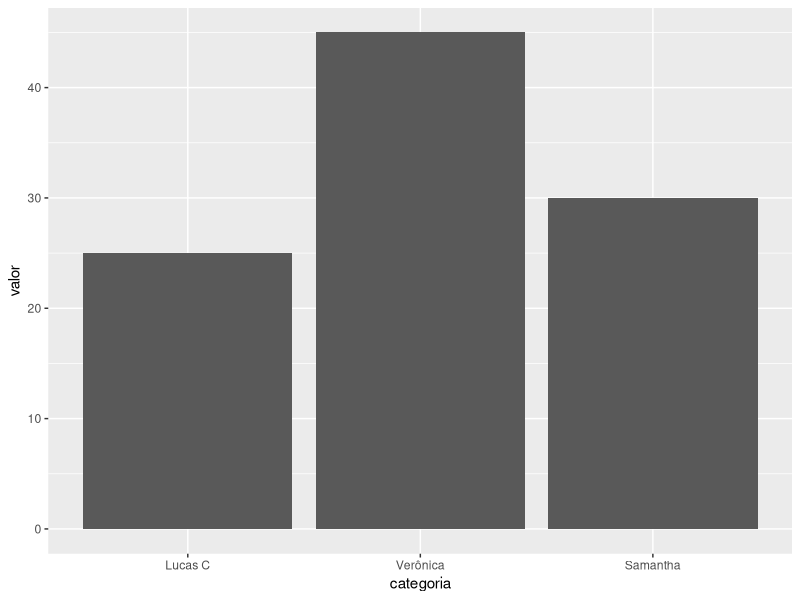
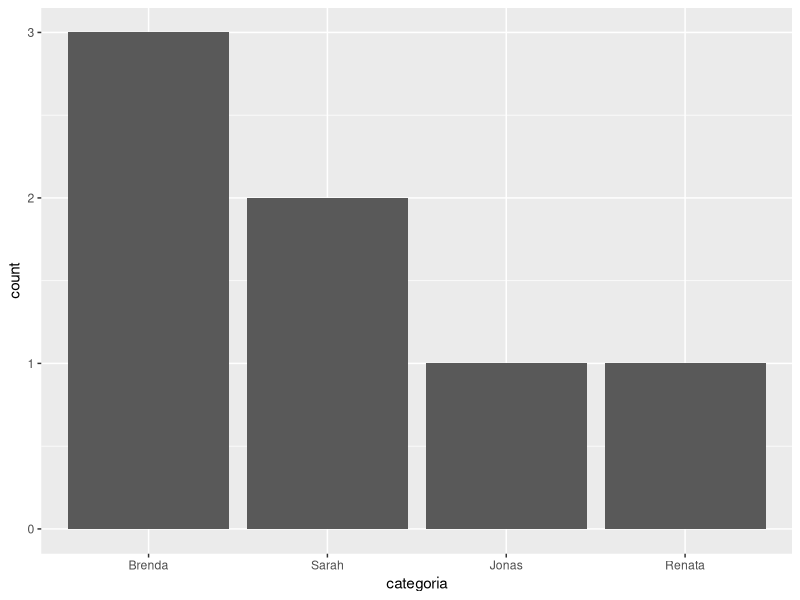
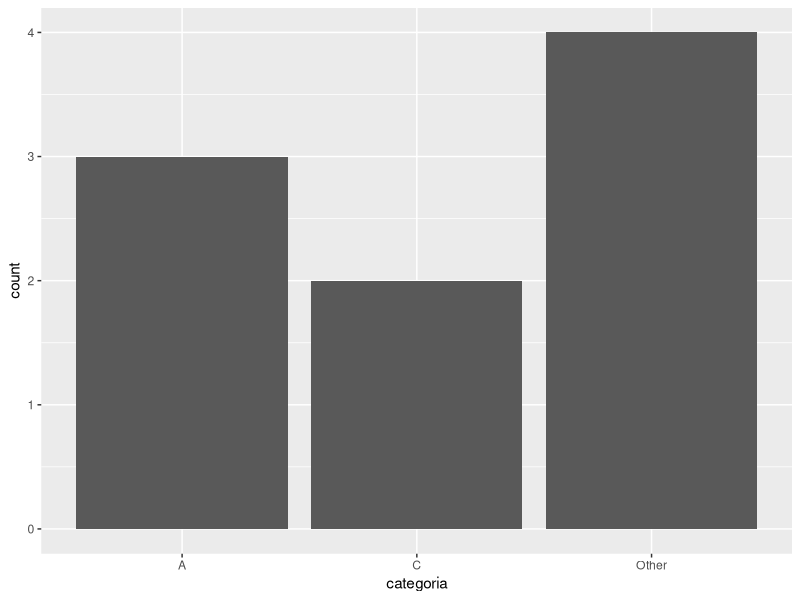
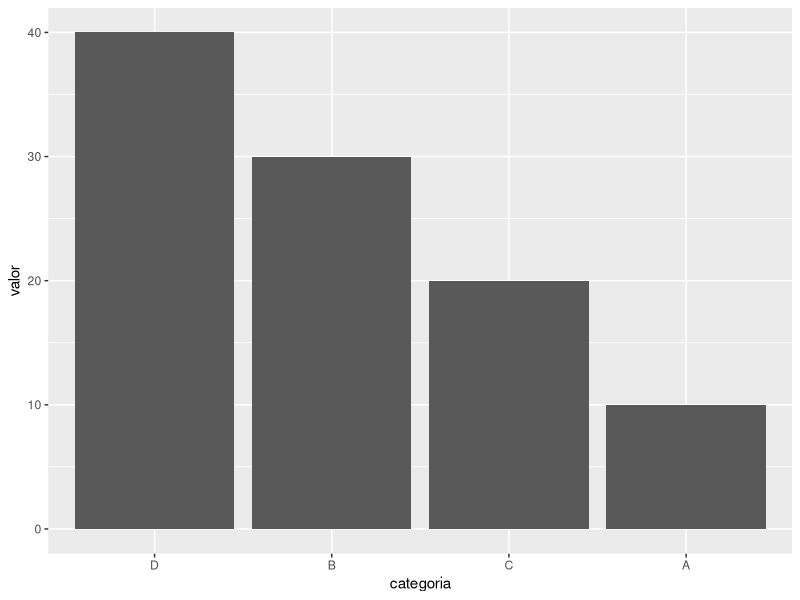
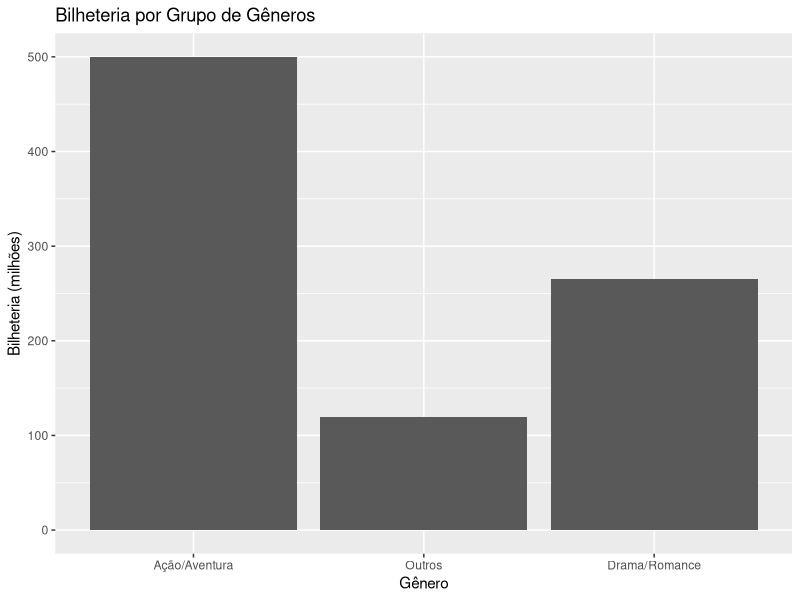
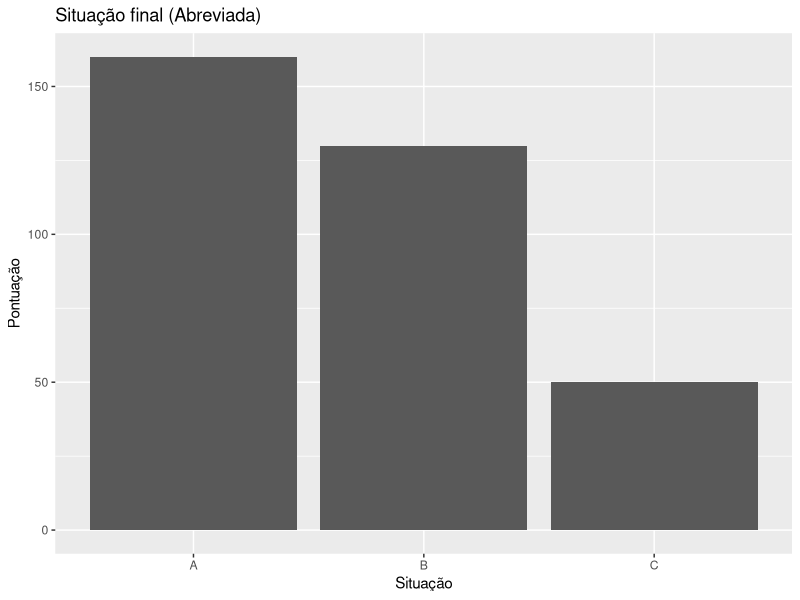
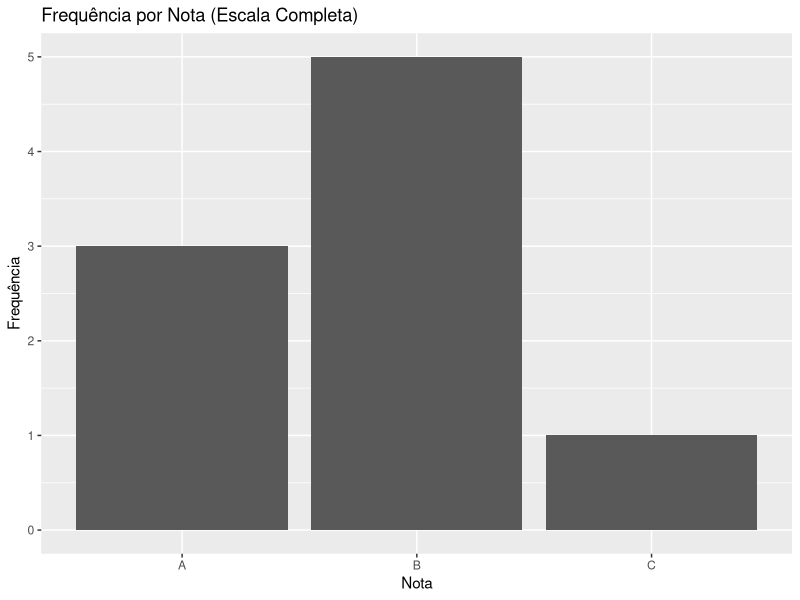

R code for these plots, in order:
## ---- chunk 1
# Carregando o pacote
library(forcats)
library(ggplot2)
## ---- chunk 2
library(forcats)
library(ggplot2)
dados <- data.frame(
  categoria = factor(c("Lucas C", "Verônica", "Samantha", "Lucas C", "Verônica")),
  valor = c(10, 20, 30, 15, 25)
)
dados$categoria <- fct_relevel(dados$categoria, "Lucas C", "Verônica", "Samantha")
plot <- ggplot(dados, aes(categoria, valor)) +
  geom_bar(stat = "identity")
plot
## ---- chunk 3
# Dados com categorias
dados <- data.frame(
  categoria = factor(c("Sarah", "Sarah", "Jonas", "Brenda", "Brenda", "Brenda", "Renata"))
)

# Reordenando por frequência
dados$categoria <- fct_infreq(dados$categoria)
dados$categoria
# Visualização
plot2 <- ggplot(dados, aes(categoria)) +
  geom_bar()
plot2
## ---- chunk 4
# Dados com várias categorias
dados <- data.frame(
  categoria = factor(c("A", "A", "A", "B", "C", "C", "D", "E", "F"))
)

# Agrupando níveis menos frequentes
dados$categoria <- fct_lump(dados$categoria, n = 2)
dados$categoria
# Visualização
plot3 <- ggplot(dados, aes(categoria)) +
  geom_bar()
plot3
## ---- chunk 5
# Dados de exemplo
dados <- data.frame(
  categoria = factor(c("A", "B", "C", "D")),
  valor = c(10, 30, 20, 40)
)

# Reordenando por valor (decrescente)
dados$categoria <- fct_reorder(dados$categoria, dados$valor, .desc = TRUE)
dados$categoria

# Visualização
plot4 <- ggplot(dados, aes(categoria, valor)) +
  geom_bar(stat = "identity")
plot4
## ---- chunk 6
fator <- factor(c("Ellie", "Joel", "Tommy", "Abby"))

# Alterando apenas uma
fct_recode(fator, carol = "Ellie")

# Alterando todas
fct_recode(fator,
           Carol = "Ellie",
           Pedro = "Joel",
           Pedro = "Tommy",
           Carol = "Abby")
## ---- chunk 7
# Dados de exemplo
dados <- data.frame(
  genero = factor(c("Ação", "Aventura", "Drama", "Romance", "Comédia", "Ação", "Romance", "Aventura")),
  bilheteria = c(100, 150, 80, 90, 120, 110, 95, 140)
)

# Agrupando níveis com fct_collapse
dados$genero <- fct_collapse(dados$genero,
                             "Ação/Aventura" = c("Ação", "Aventura"),
                             "Drama/Romance" = c("Drama", "Romance"),
                             "Outros" = "Comédia")
print(dados$genero)

# Visualização
plot <- ggplot(dados, aes(genero, bilheteria)) +
  geom_bar(stat = "identity") +
  labs(title = "Bilheteria por Grupo de Gêneros", x = "Gênero", y = "Bilheteria (milhões)")
plot
## ---- chunk 8
fator <- factor(c("casado", "viuvo", "solteiro", "divorciado"))
fator

lvls_reorder(fator, c(3, 1, 2, 4))
## ---- chunk 9
dados <- data.frame(
  Notas = factor(c("Aprovado", "Final", "Aprovado", "Reprovado", "Final")),
  pontuacao = c(70, 55, 90, 50, 75)
)

dados$Notas <- lvls_revalue(dados$Notas, c("A", "B", "C"))
print(dados$Notas)
plot <- ggplot(dados, aes(Notas, pontuacao)) +
  geom_bar(stat = "identity") +
  labs(title = "Situação final (Abreviada)", x = "Situação", y = "Pontuação")
print(plot)
## ---- chunk 10
dados <- data.frame(
  nota = factor(c("A", "B", "C", "B", "A")),
  frequencia = c(2, 3, 1, 2, 1)
)
dados$nota <- lvls_expand(dados$nota, c("A", "B", "C", "D", "F"))
print(dados$nota)
plot <- ggplot(dados, aes(nota, frequencia)) +
  geom_bar(stat = "identity") +
  labs(title = "Frequência por Nota (Escala Completa)", x = "Nota", y = "Frequência")
print(plot)
